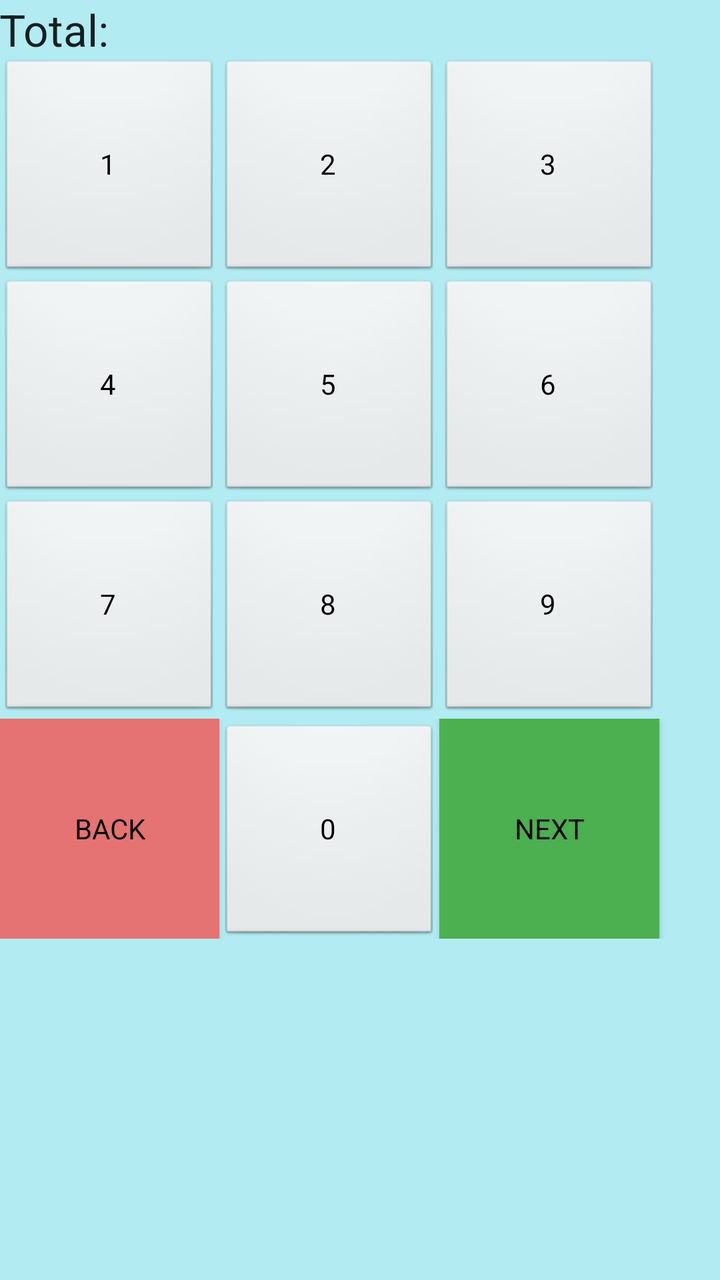
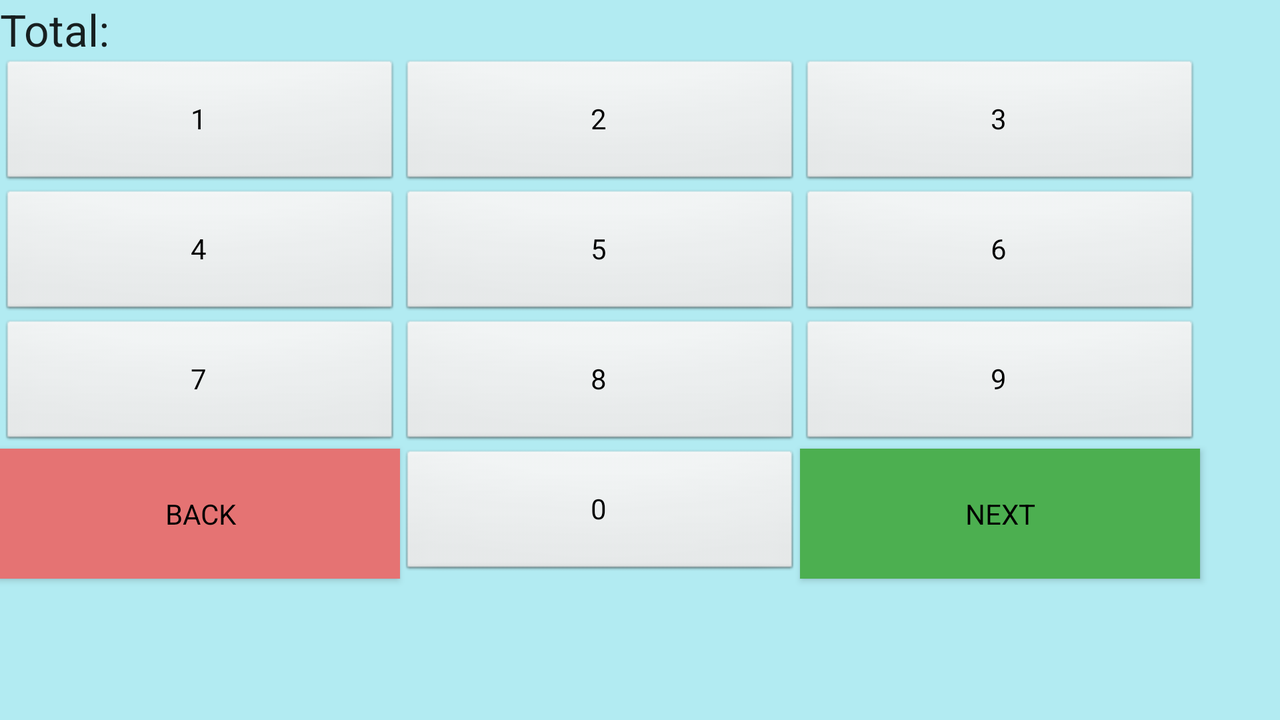

The same Android screen from two of the app's own layout files: first res/layout/ as a phone draws it, then the repository's variant for another configuration, drawn on a device whose configuration selects that folder. Both files follow.
<!-- AndroidManifest.xml: application theme AppTheme -->
<!-- res/layout/content_main.xml -->
<?xml version="1.0" encoding="utf-8"?>
<TableLayout xmlns:android="http://schemas.android.com/apk/res/android"
    xmlns:app="http://schemas.android.com/apk/res-auto"
    xmlns:tools="http://schemas.android.com/tools"
    android:layout_width="match_parent"
    android:layout_height="match_parent"
    android:paddingBottom="@dimen/activity_vertical_margin"
    android:paddingLeft="@dimen/activity_horizontal_margin"
    android:paddingRight="@dimen/activity_horizontal_margin"
    android:paddingTop="@dimen/activity_vertical_margin"
    app:layout_behavior="@string/appbar_scrolling_view_behavior"
    tools:context="edu.scranton.lear.tipcalculator.MainActivity"
    tools:showIn="@layout/activity_main">
    <TableRow android:layout_width="match_parent">
        <TextView
            android:layout_span="10"
            android:text="Total:"
            android:id="@+id/total_display_title"
            android:textAppearance="?android:attr/textAppearanceLarge"/>
    </TableRow>
    <TableRow>
        <Button
            style ="@style/PortraitButtonStyle"
            android:text="1"
            android:id="@+id/one_button"
            android:layout_column="0" />

        <Button
            style ="@style/PortraitButtonStyle"
            android:text="2"
            android:id="@+id/two_button"
            android:layout_column="1"

            />

        <Button
            style ="@style/PortraitButtonStyle"
            android:text="3"
            android:id="@+id/three_button"
            android:layout_column="2"/>

    </TableRow>

    <TableRow
        android:layout_width="match_parent"
        android:layout_height="match_parent">

    </TableRow>

    <TableRow>
        <Button
            style ="@style/PortraitButtonStyle"
            android:text="4"
            android:id="@+id/four_button"
            android:layout_column="0" />
        <Button
            style ="@style/PortraitButtonStyle"
            android:text="5"
            android:id="@+id/five_button"
            android:layout_column="1"/>
        <Button
            style ="@style/PortraitButtonStyle"
            android:text="6"
            android:id="@+id/six_button"
            android:layout_column="2"/>
    </TableRow>
    <TableRow>
        <Button
            style ="@style/PortraitButtonStyle"
            android:text="7"
            android:id="@+id/seven_button"
            android:layout_column="0" />
        <Button
            style ="@style/PortraitButtonStyle"
            android:text="8"
            android:id="@+id/eight_button"
            android:layout_column="1"/>
        <Button
            style ="@style/PortraitButtonStyle"
            android:text="9"
            android:id="@+id/nine_button"
            android:layout_column="2"/>
    </TableRow>
    <TableRow>
        <Button
            style ="@style/PortraitButtonStyle"
            android:text="BACK"
            android:id="@+id/back_button"
            android:layout_column="0"
            android:background="#E57373"/>

        <Button
            style ="@style/PortraitButtonStyle"
            android:text="0"
            android:id="@+id/zero_button"
            android:layout_column="1"
            />

        <Button
            style ="@style/PortraitButtonStyle"
            android:text="NEXT"
            android:id="@+id/next_button"
            android:layout_column="2"
            android:background="#4CAF50"/>
    </TableRow>


</TableLayout>
<!-- res/layout/activity_main.xml (included above) -->
<?xml version="1.0" encoding="utf-8"?>
<android.support.design.widget.CoordinatorLayout xmlns:android="http://schemas.android.com/apk/res/android"
    xmlns:app="http://schemas.android.com/apk/res-auto"
    xmlns:tools="http://schemas.android.com/tools"
    android:layout_width="match_parent"
    android:layout_height="match_parent"
    android:fitsSystemWindows="true"
    tools:context="lear.scranton.edu.tipcalculator.MainActivity">

    <android.support.design.widget.AppBarLayout
        android:layout_width="match_parent"
        android:layout_height="wrap_content"
        android:theme="@style/AppTheme.AppBarOverlay">

        <android.support.v7.widget.Toolbar
            android:id="@+id/toolbar"
            android:layout_width="match_parent"
            android:layout_height="?attr/actionBarSize"
            android:background="?attr/colorPrimary"
            app:popupTheme="@style/AppTheme.PopupOverlay" />

    </android.support.design.widget.AppBarLayout>

    <include layout="@layout/content_main" />



</android.support.design.widget.CoordinatorLayout>
<!-- resources referenced by this layout -->
<resources>
  <style name="AppTheme.AppBarOverlay" parent="ThemeOverlay.AppCompat.Dark.ActionBar" />
  <style name="AppTheme.PopupOverlay" parent="ThemeOverlay.AppCompat.Light" />
  <style name="PortraitButtonStyle" parent="android:style/Widget.Button">
          <item name="android:layout_height">110dip</item>
          <item name="android:layout_width">110dip</item>
      </style>
  <style name="AppTheme" parent="Theme.AppCompat.Light.DarkActionBar">
          
          <item name="colorPrimary">@color/colorPrimary</item>
          <item name="colorPrimaryDark">@color/colorPrimaryDark</item>
          <item name="colorAccent">@color/colorAccent</item>
          <item name="android:windowBackground">@color/backgroundColor</item>
      </style>
  <color name="colorPrimary">#3F51B5</color>
  <color name="colorPrimaryDark">#303F9F</color>
  <color name="colorAccent">#FF4081</color>
  <color name="backgroundColor">#B2EBF2</color>
</resources>
<!-- res/layout-land/content_main.xml (the repository's variant of the layout above) -->
<!-- drawn on the phone turned sideways -->
<?xml version="1.0" encoding="utf-8"?>
<RelativeLayout xmlns:android="http://schemas.android.com/apk/res/android"
    android:orientation="vertical"
    android:layout_width="match_parent"
    android:layout_height="match_parent">

    <TextView
        android:layout_width="match_parent"
        android:layout_height="wrap_content"
        android:textAppearance="?android:attr/textAppearanceLarge"
        android:text="Total:"
        android:id="@+id/total_display_title"
        android:layout_alignParentTop="true"
        android:layout_alignParentLeft="true"
        android:layout_alignParentStart="true" />

    <Button
        style ="@style/LandButtonStyle"
        android:text="1"
        android:id="@+id/one_button"
        android:layout_below="@+id/total_display_title"
        android:layout_alignParentLeft="true"
        android:layout_alignParentStart="true" />

    <Button
        style ="@style/LandButtonStyle"
        android:text="2"
        android:id="@+id/two_button"
        android:layout_alignTop="@+id/one_button"
        android:layout_toRightOf="@+id/one_button"
        android:layout_toEndOf="@+id/one_button" />

    <Button
        style ="@style/LandButtonStyle"
        android:text="3"
        android:id="@+id/three_button"
        android:layout_below="@+id/total_display_title"
        android:layout_toRightOf="@+id/two_button" />

    <Button
        style ="@style/LandButtonStyle"
        android:text="4"
        android:id="@+id/four_button"
        android:layout_below="@+id/one_button"
        android:layout_alignParentLeft="true"
        android:layout_alignParentStart="true" />

    <Button
        style ="@style/LandButtonStyle"
        android:text="5"
        android:id="@+id/five_button"
        android:layout_below="@+id/two_button"
        android:layout_toRightOf="@+id/one_button"
        android:layout_toEndOf="@+id/one_button" />

    <Button
        style ="@style/LandButtonStyle"
        android:text="6"
        android:id="@+id/six_button"
        android:layout_below="@+id/three_button"
        android:layout_toRightOf="@+id/two_button"
        android:layout_toEndOf="@+id/two_button" />

    <Button
        style ="@style/LandButtonStyle"
        android:text="7"
        android:id="@+id/seven_button"
        android:layout_below="@+id/four_button"
        android:layout_alignParentLeft="true"
        android:layout_alignParentStart="true" />

    <Button
        style ="@style/LandButtonStyle"
        android:text="8"
        android:id="@+id/eight_button"
        android:layout_alignTop="@+id/seven_button"
        android:layout_toRightOf="@+id/seven_button"
        android:layout_toEndOf="@+id/seven_button" />

    <Button
        style ="@style/LandButtonStyle"
        android:text="9"
        android:id="@+id/nine_button"
        android:layout_alignTop="@+id/eight_button"
        android:layout_toRightOf="@+id/eight_button"
        android:layout_toEndOf="@+id/eight_button" />

    <Button
        style ="@style/LandButtonStyle"
        android:text="BACK"
        android:id="@+id/back_button"
        android:layout_below="@+id/seven_button"
        android:layout_alignParentLeft="true"
        android:layout_alignParentStart="true"
        android:background="#E57373"/>

    <Button
        style ="@style/LandButtonStyle"
        android:text="0"
        android:id="@+id/zero_button"
        android:layout_below="@+id/eight_button"
        android:layout_toRightOf="@+id/back_button"
        android:layout_toEndOf="@+id/back_button" />

    <Button
        style ="@style/LandButtonStyle"
        android:text="NEXT"
        android:id="@+id/next_button"
        android:background="#4CAF50"
        android:layout_below="@+id/nine_button"
        android:layout_toRightOf="@+id/zero_button"
        android:layout_toEndOf="@+id/zero_button" />
</RelativeLayout>
<!-- resources referenced by the variant -->
<!-- as the phone turned sideways resolves them -->
<resources>
  <style name="LandButtonStyle" parent="android:style/Widget.Button">
          <item name="android:layout_height">65dip</item>
          <item name="android:layout_width">200dip</item>
  
      </style>
  <style name="AppTheme" parent="Theme.AppCompat.Light.DarkActionBar">
          
          <item name="colorPrimary">@color/colorPrimary</item>
          <item name="colorPrimaryDark">@color/colorPrimaryDark</item>
          <item name="colorAccent">@color/colorAccent</item>
          <item name="android:windowBackground">@color/backgroundColor</item>
      </style>
  <color name="colorPrimary">#3F51B5</color>
  <color name="colorPrimaryDark">#303F9F</color>
  <color name="colorAccent">#FF4081</color>
  <color name="backgroundColor">#B2EBF2</color>
</resources>
